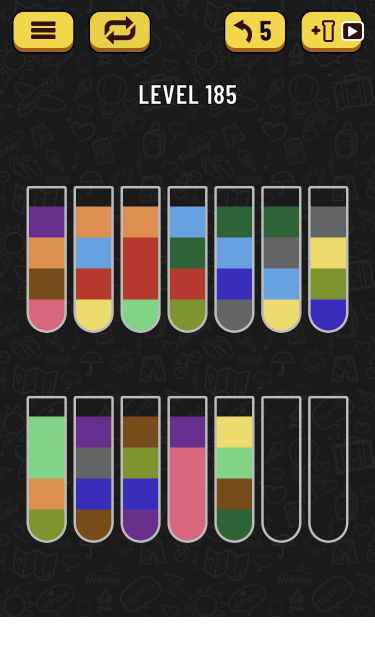
#> input picture example/IMG_5162.PNG, 750 x 1334 px (shown at 1/2 size)
$ python dfs.py   (Python 2 division)
#> lines starting #> are read from the running program, lines starting #| are printed output that depends on the picture
# coding=utf-8

# import cv2
from PIL import Image  # 改为PIL 代替openCV

SIZE = 4
vm = [ [] for i in range(14) ] # 14个试管
visit = [] # 放置出现过的vm状态 改进：存储vm的哈希值
DEEP_MAX = 50 # 递归深度阈值
deep_list = [] # 以正向存储正解

x = [ 92+i*94 for i in range(7) ]
y1 = [ 444+i*64 for i in range(SIZE) ]
y2 = [ 863+i*64 for i in range(SIZE) ]
y = y1+y2
# 深蓝 紫 深绿 棕 红 灰 浅绿 粉红 浅蓝 橙 翠绿 黄
color = [65, 75, 78, 83, 92, 99, 130, 139, 151, 159, 177, 211]
color_RGB = [(56, 46, 187, 255), (105, 47, 142, 255), (46, 99, 56, 255), (119, 76, 26, 255), (181, 57, 45, 255), (99, 100, 101, 255), (126, 149, 47, 255), (217, 103, 124, 255), (104, 161, 223, 255), (219, 144, 81, 255), (129, 211, 133, 255), (237, 219, 109, 255)]

def Init(path="",image=""):
    # image = cv2.imread (path,0)
#> called with path = 'example/IMG_5162.PNG', image = ''
    if path:
        image = Image.open(path).convert('L')
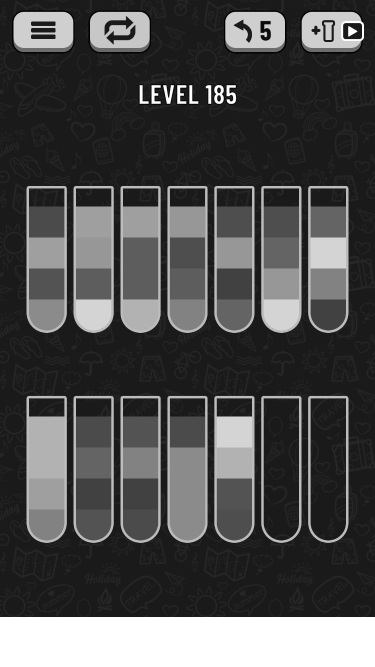
#> image: PIL image 750x1334 L (shown at 1/2 size); min 0, max 255, mean 77.4
    for i in range(8):
        for j in range(7):
            vmi = j+(i>=4)*7
            # c = image[x[i],y[j]]
            c = image.getpixel((x[j],y[i]))
            if c in color:
                vm[vmi].insert(0, c)

def oneCol(vi):   # 判断单个试管中颜色是否一致
    for i in range(len(vi)):
        if vi[i] != vi[i-1]:
            return False
    return True

def end():   # 遍历每个试管 判断颜色是否一致
    for vi in vm:
        if not oneCol(vi):
            return False

    # 改进：加上判断是否有同一纯颜色的两个试管
    vi_end_list = []
    for vi in vm:
        if len(vi) != 0:
            if vi[0] in vi_end_list:
                return False
            else:
                vi_end_list.append(vi[0])
    return True

def canPour(i,j):
    if i == j:    # 同一试管防呆
        return False

    si = len(vm[i])
    sj = len(vm[j])
    if si == 0 or sj == SIZE:   # 源试管为空或目标试管满
        return False
    if sj == 0:                   # 若目标试管为空：
        return not oneCol(vm[i])  # 源试管若已完成则没必要倒了 反之则可以用空试管倒腾

    ci = vm[i][si-1]
    cj = vm[j][sj-1]
    if ci != cj:   # 主要逻辑 源试管与目标试管栈尾颜色判断
        return False

    # 同一颜色色块是一起倒的 检出要倒的色块数量
    num = 0
    # for like C language style, range NB 666!
    for k in range(si-1, 0, -1):
        if vm[i][k] == ci:
            num += 1
    return sj + num <= SIZE   # 检查目标试管剩余能否放下要倒的色块数

def pour(i,j):   # 返回倒的块数(同颜色倒多块)
    x = 0
    while canPour(i,j):
        it = vm[i].pop()
        vm[j].append(it)
        x += 1
    return x

def pour_f(i,j,num):   # 按照倒的块数回滚状态
    while num:
        it = vm[j].pop()
        vm[i].append(it)
        num -= 1

def dfs(deep):
    # 将vm状态化为哈希值 判断是否存在过此状态 若存在直接抛出
    vm_hash = hash(str(vm))
    if vm_hash in visit:
        return False
    visit.append(vm_hash)

    # 若每个试管颜色均一致 或达到阈值深度 即视作成功
    if end() or deep > DEEP_MAX:
        return True

    # i为倒出的试管 j为被倒入的试管
    for i in range(len(vm)):
        for j in range(len(vm)):
            if not canPour(i,j):
                continue

            x = pour(i,j)
            if dfs(deep+1):
                # print "deep = " + str(deep) + " from " + str(i) + " to " + str(j)
                action = (i,j)
                deep_list.insert(0,action)
                return True
            pour_f(i,j,x)
    return False

if __name__ == '__main__':
    Init(path = "example/IMG_5162.PNG")
    print "Start: " + str(vm)

    dfs(0)
    for deep in range(len(deep_list)):
        i = deep_list[deep][0]
        j = deep_list[deep][1]
        print "deep = " + str(deep) + " from " + str(i) + " to " + str(j)

    print "End: " + str(vm)

    # [46 lines of commented-out code are left out]

$ run again, with example/DEAD.PNG copied over example/IMG_5162.PNG
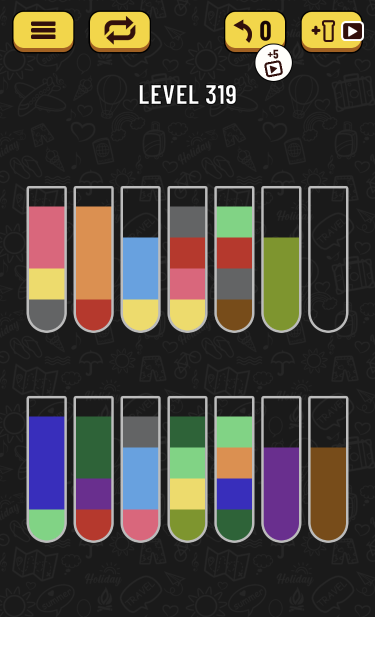
#> input picture example/DEAD.PNG, 750 x 1334 px (shown at 1/2 size)
#> in Init, `image = Image.open(path).convert('L')`:
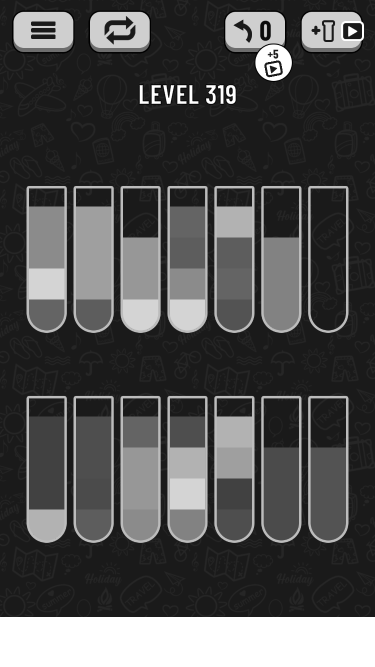
#> image: PIL image 750x1334 L (shown at 1/2 size); min 0, max 255, mean 78.1
